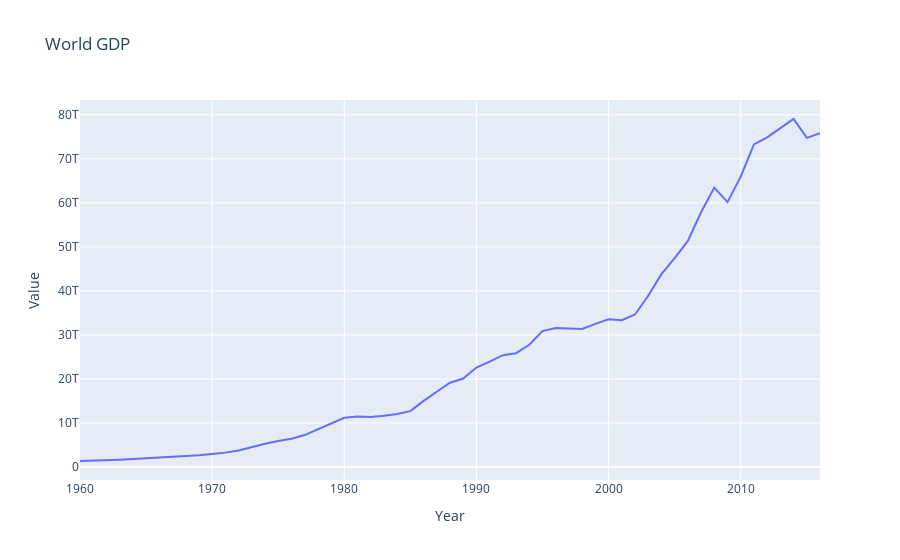

Here is the notebook cell this chart was saved with:
### Code cell
fig = px.line(df_world,x='Year',y = 'Value',title = 'World GDP')
fig
